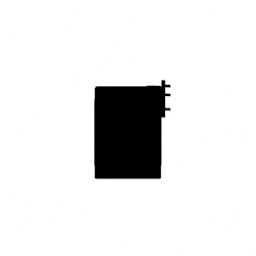
#> input picture Tools/ModelFactory/R4Movement940/R4M_Suspension/renders/silhouette/R4M_Suspension_sil_top.png, 256 x 256 px, given in place of R4M_Wheel_sil_gameplay.png, which was not available
$ python silhouette_compare.py ../R4M_Suspension/renders/silhouette
#> lines starting #> are read from the running program, lines starting #| are printed output that depends on the picture; after the words box and inside, x2 and y2 are one past the last pixel; in counts of white or black regions, pixels touching at a corner belong together
"""Silhouette similarity check of the 11 movement models from their Blender silhouette renders.
usage: python3 silhouette_compare.py <R4Movement940 dir>  -> compare/silhouette_check.json, silhouettes_128.png, thumbnails_128.png"""
import itertools, json, os, sys
import numpy as np
from PIL import Image, ImageDraw

ROOT = sys.argv[1]
N = ["Wheel", "CrawlerTrack", "HoverEngine", "OmniDrive", "Suspension", "Booster", "JumpDrive", "Blink", "Gyroscope", "MagneticGrapple", "IndependentSteering"]
V = ["gameplay", "side", "front", "top"]


def load(n, v):
#> called with n = 'Wheel', v = 'gameplay'
    im = Image.open(os.path.join(ROOT, f"R4M_{n}", "renders", "silhouette", f"R4M_{n}_sil_{v}.png"))
#> im is the input picture: PIL image 256x256 RGBA; mean R, G, B, A 230.1, 230.1, 230.1, 255
    if im.mode in ("RGBA", "LA"):
        bg = Image.new("RGBA", im.size, (255, 255, 255, 255)); bg.alpha_composite(im.convert("RGBA")); im = bg
#> after `bg = Image.new('RGBA', im.size, (255, 255, 255, 255))`: bg: PIL image 256x256 RGBA; every value is 255
    return np.asarray(im.convert("L")) < 128
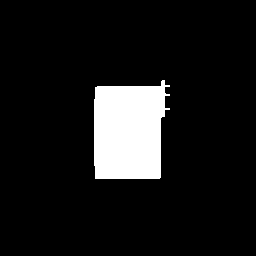
#> returned value: shape (256, 256) bool; 9.7% white; 1 white region, box (x1, y1, x2, y2) and area: (94, 80, 170, 179) 6381


def norm(a, s=64):
#> called with s = 64
    ys, xs = np.where(a); a = a[ys.min():ys.max() + 1, xs.min():xs.max() + 1]
#> after `ys, xs = np.where(a)`: ys = 6381 values from 80 to 178; xs = 6381 values, max 169 at index 27, min 94 at index 952, mean 128.2
#> after `a = a[ys.min():ys.max() + 1, xs.min():xs.max() + 1]`:
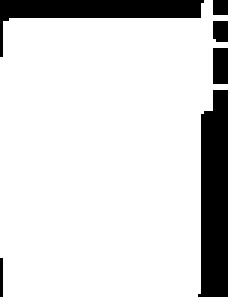
#> a: shape (99, 76) bool (shown 3 times larger); 84.8% white; 6 black regions (1 under 20 px), largest, box (x1, y1, x2, y2) and area: (66, 30, 76, 99) 593, (0, 0, 68, 19) 418, (71, 16, 76, 28) 60, (71, 7, 76, 14) 34, (71, 0, 76, 5) 25
    h, w = a.shape; m = max(h, w); sq = np.zeros((m, m), bool); sq[(m - h)//2:(m - h)//2 + h, (m - w)//2:(m - w)//2 + w] = a
#> after `h, w = a.shape`: h = 99; w = 76
#> after `m = max(h, w)`: m = 99
#> after `sq[(m - h) // 2:(m - h) // 2 + h, (m - w) // 2:(m - w) // 2 + w] = a`:
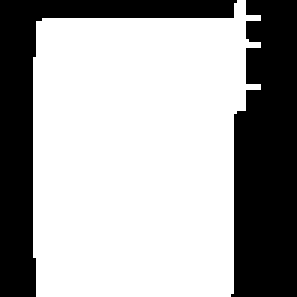
#> sq: shape (99, 99) bool (shown 3 times larger); 65.1% white; 2 black regions, box (x1, y1, x2, y2) and area: (77, 0, 99, 99) 1900, (0, 0, 79, 99) 1520
    return np.asarray(Image.fromarray(sq.astype(np.uint8)*255).resize((s, s), Image.BILINEAR)) > 127
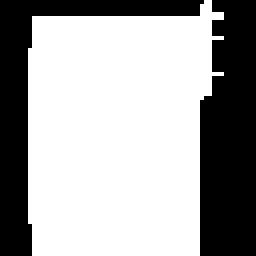
#> returned value: shape (64, 64) bool (shown 4 times larger); 64.6% white; 2 black regions, box (x1, y1, x2, y2) and area: (50, 0, 64, 64) 811, (0, 0, 51, 64) 637


def main():
    Mk = {n: {v: norm(load(n, v)) for v in V} for n in N}
    pairs = {}
    for a, b in itertools.combinations(N, 2):
        iou = {v: round(float((Mk[a][v] & Mk[b][v]).sum()/max(1, (Mk[a][v] | Mk[b][v]).sum())), 3) for v in V}
        iou["mean"] = round(sum(iou[v] for v in V)/4, 3)
        pairs[f"R4M_{a}|R4M_{b}"] = iou
    top = sorted(pairs.items(), key=lambda kv: -kv[1]["mean"])
    out = {"method": "black silhouettes from 4 cameras (gameplay 3/4, side, front, top), cropped to bbox, 64 px, IoU per view; pair flagged if mean IoU > 0.85",
           "most_similar": top[:8], "flagged": [k for k, v in top if v["mean"] > 0.85], "pairs": pairs}
    os.makedirs(os.path.join(ROOT, "compare"), exist_ok=True)
    json.dump(out, open(os.path.join(ROOT, "compare", "silhouette_check.json"), "w"), indent=1)
    W = 128; board = Image.new("RGB", (W*4 + 150, W*len(N)), (24, 26, 30)); d = ImageDraw.Draw(board)
    th = Image.new("RGB", (W*len(N), W), (24, 26, 30))
    for i, n in enumerate(N):
        d.text((6, i*W + W//2 - 6), n, fill=(230, 230, 230))
        for j, v in enumerate(V):
            board.paste(Image.fromarray((~norm(load(n, v), 120)).astype(np.uint8)*255).convert("RGB").resize((W - 8, W - 8)), (150 + j*W + 4, i*W + 4))
        t = Image.open(os.path.join(ROOT, f"R4M_{n}", "renders", f"R4M_{n}_34front.jpg")).convert("RGB")
        t = t.crop(((t.width - t.height)//2, 0, (t.width + t.height)//2, t.height)).resize((W, W), Image.LANCZOS); th.paste(t, (i*W, 0))
    board.save(os.path.join(ROOT, "compare", "silhouettes_128.png"), optimize=True)
    th.save(os.path.join(ROOT, "compare", "thumbnails_128.png"), optimize=True)
    print("flagged", out["flagged"], "top", top[:3])


if __name__ == "__main__":
#> (the run stopped early here; a loop or call above may not have finished)
